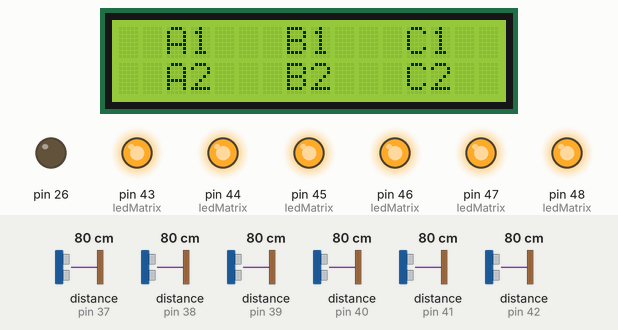
Simulated run of this sketch. Board: Arduino Mega 2560, built with avr-gcc and run on an emulated ATmega2560. On the bench: 16×2 character LCD, output pins drawn as LEDs (lit = HIGH). Wiring (inferred from the names in the program): 6 × ultrasonic range finder: trigger pin 31, echo pin 37 / trigger pin 32, echo pin 38 / trigger pin 33, echo pin 39 / trigger pin 34, echo pin 40 / trigger pin 35, echo pin 41 / trigger pin 36, echo pin 42. Inputs (shaded band) come from the test bench; at power-on: distance to the obstacle (sensors on pin 37, pin 38, pin 39, pin 40, pin 41, pin 42) 80 cm. The echo pulse lasts 58.3 µs per cm; pins used as bus, display or sensor lines are not drawn.

Above: at 1.2 s.
1.3 s: distance to the obstacle (sensor on pin 37) set to 12 cm
At 4.4 s:
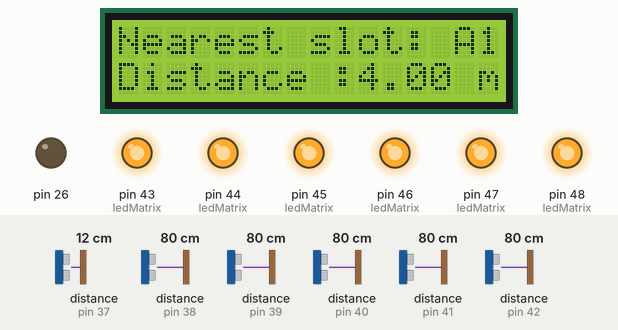
12.4 s: distance to the obstacle (sensor on pin 37) set to 9 cm
At 18.2 s:
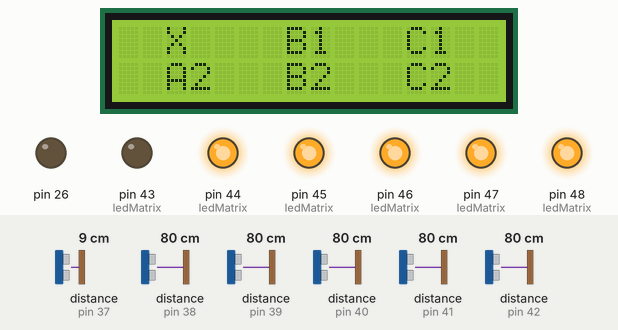
23.5 s: distance to the obstacle (sensor on pin 38) set to 12 cm
29.7 s: distance to the obstacle (sensor on pin 38) set to 9 cm
At 35.4 s:
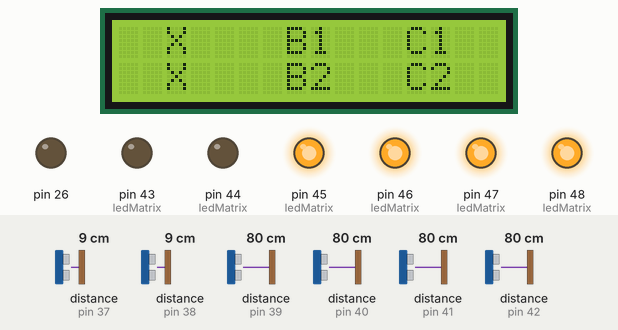
40.4 s: distance to the obstacle (sensor on pin 39) set to 12 cm
46.6 s: distance to the obstacle (sensor on pin 39) set to 9 cm
At 52.2 s:
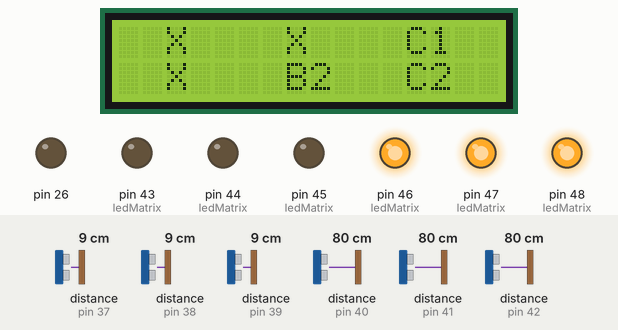
Timing chart, 0 to 53.7 s (numbered marks = the images above; inputs shaded):
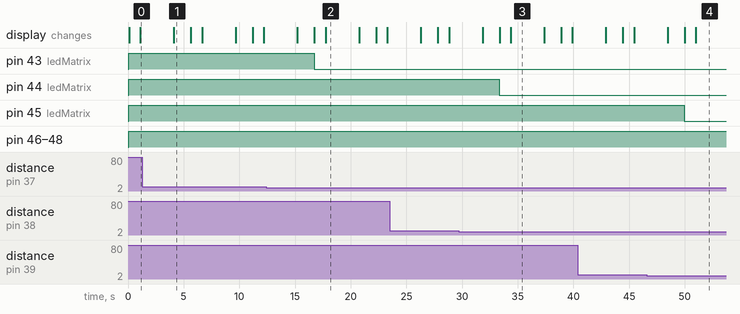

The sketch:

Final.ino
```cpp
/**This Arduino project uses Arduino Mega 2560 for a 3x2 parking system.
 * It uses ultrasonic sensors to detect cars, servo motors to open and close gate after scanning Rfid card.
 * Display is taken care by a 16x2 lcd panel and LCDs to show parking status of each slot.
 * Made by : AKASH DASH
 */
#include <LiquidCrystal.h>

LiquidCrystal lcd(28, 27, 25, 24, 23, 22);

int slot[2][3]={{0,0,0},{0,0,0}};
int ledMatrix[2][3] = {{ 43,  45,  47} ,{44,  46,  48}   };
//the matrix will hold the pin assignments for the LED
int Contrast=50;      //Instead of using potentiometer, I ve manually set the contrast
/*Initialse all the variables and have the slot set to zero by default
 * When slot is full have the sensor send voltage change to the ide and result will change.
 */
int row = 2,col=3,flag = 1;   //declare the variables

#define t1 31
#define t2 32
#define t3 33
#define t4 34
#define t5 35
#define t6 36
#define e1 37
#define e2 38
#define e3 39
#define e4 40
#define e5 41
#define e6 42


 void setup()
 {
    setupLCD();
    setupUltrasonic();
    setupLED();
 }


void setupLCD()
{
    analogWrite(26,Contrast);  //To set the contrast
    lcd.begin(16, 2);         //To setup no. of columns and rows of lcd panel
    lcd.print("hello, world!");
    //pinMode(30, OUTPUT);       //Set pin 9 as output for brightness
    //analogWrite(30,20);        //Set brightness as 50 (0-255)

}

void setupUltrasonic()
{
  Serial.begin(9600);
  pinMode(t1,OUTPUT);
  pinMode(t2,OUTPUT);
  pinMode(t3,OUTPUT);
  pinMode(t4,OUTPUT);
  pinMode(t5,OUTPUT);
  pinMode(t6,OUTPUT);
  pinMode(e1,INPUT);
  pinMode(e2,INPUT);
  pinMode(e3,INPUT);
  pinMode(e4,INPUT);
  pinMode(e5,INPUT);
  pinMode(e6,INPUT);
}

void setupLED()
{
  //Initialse the LED's
  for(int j = 0; j < 3; j++)
  {
    for(int i = 0; i < 2; i++)
    {
      pinMode(ledMatrix[i][j], OUTPUT);

    }
  }
}


//This part needs to be  changed once we combine the project
void loop()
 {
    updateSlot();
    calcNearest();
    //dispGateOpen();

    //dispGateClose();

 }
//Invoked when the gate opens
void dispGateOpen()
{
  lcd.clear();
  lcd.print("<<OPENING GATE>>");
  delay(3000);
  dispParkingStatus();

  calcNearest();

}

////Invoked when the gate closes
void dispGateClose()
{
  lcd.clear();
  lcd.setCursor(0,1);
  lcd.print("<<CLOSING GATE>>");
  delay(3000);

 }


//This function shows the current parking status. LED status to be added later.
void dispParkingStatus()
{
  lcd.clear();
  lcd.print("Parking Status :");
  delay(1000);
  lcd.clear();

  int i,j;

  for(i=0;i<row;i++)
   {
    lcd.setCursor(0,i);
    for(j=0;j<col;j++)
    {
      if(slot[i][j]==1)
        {
          lcd.print("  X  ");

        }
      else
        {
          lcd.print("  ");
          lcd.print((char)(j+65));
          lcd.print(i+1);
          lcd.print(" ");

        }
    }
  }
   delay(3000);

}

void calcNearest()
{
  int i,j;
  for(j=0;j<col;j++)//loop across columns
   for(i=0;i<row;i++)      //loop across rows
     {
      if(slot[i][j]==0)//check availability of slot
      {
         flag=0;             //tells that empty slot is there
        dispNearest(i,j);        //send index to display panel
         return ;
      }
     }


  if(flag==1)            //if no spot is found
    dispFull();       //slot not found


}

//This function shows nearest slot after taking parameters from calculateNearest function
void dispNearest(int r,int c)
{
  lcd.clear();

  lcd.print("Nearest slot: ");
  lcd.print((char)(c+65));
  lcd.print(r+1);

  float distance = 4.0 + 2.5*c;

  lcd.setCursor(0,1);
  lcd.print("Distance :");
  lcd.print(distance);
  lcd.print(" m");
  delay(1500);

}

void dispFull()
{
  lcd.clear();
  lcd.print("ALL SLOTS TAKEN!");
   delay(1500);
}

void updateSlot()
{

  int arr_e[6]={e1,e2,e3,e4,e5,e6};     //declared the array of e
  int arr_t[6]={t1,t2,t3,t4,t5,t6};     //declared the array of t
  int i=0,j=0;

  int n=0;       //initialse the counter to be zero
  float dist=0.0,dur=0.0;

   for(j=0;j<col;j++)//loop across columns
    for(i=0;i<row;i++)      //loop across rows
     { // lcd.clear();

       digitalWrite(arr_t[n], LOW);  //set the transmitter state low
       delayMicroseconds(2);

      digitalWrite(arr_t[n],HIGH);
      delayMicroseconds(10);
      digitalWrite(arr_t[n],LOW);
      dur = pulseIn(arr_e[n],HIGH);//store the length of pulse for pin
      dist = dur*.034/2;    //calculate distance
     // lcd.print(dist);
     // delay(2000);

      if(dist>10)   //check if slot is empty or full
      {
      //delay(2000);
        slot[i][j]=0;//indicate that the slot is empty
        digitalWrite(ledMatrix[i][j], HIGH);//set led on for that slot
       // lcd.setCursor(0,1);


        //delay(1000);
      }
      else
      {
        slot[i][j]=1;//indicates the slot is full
        digitalWrite(ledMatrix[i][j], LOW);//set led off for that slot
      }
      n++;//increment the index of arrays e and t
    }
 dispParkingStatus();
}
```

Measured:
- the behaviour switches between 11 and 10 cm on distance to the obstacle (sensor on pin 37) (found by bisection; images 1 and 2)
- the behaviour switches between 11 and 10 cm on distance to the obstacle (sensor on pin 38) (found by bisection; images 2 and 3)
- the behaviour switches between 11 and 10 cm on distance to the obstacle (sensor on pin 39) (found by bisection; images 3 and 4)
- after the input at 12.4 s, pin 43 (ledMatrix): HIGH → LOW after 4.3 s; the display: first differs from a run without the input after 5.3 s (image 2)
- after the input at 29.7 s, pin 44 (ledMatrix): HIGH → LOW after 3.6 s; the display: first differs from a run without the input after 4.7 s (image 3)
- after the input at 46.6 s, pin 45 (ledMatrix): HIGH → LOW after 3.4 s; the display: first differs from a run without the input after 4.4 s (image 4)
- what the display in image 1 shows lasts 1.5 s, from 4.1 s to 5.6 s
